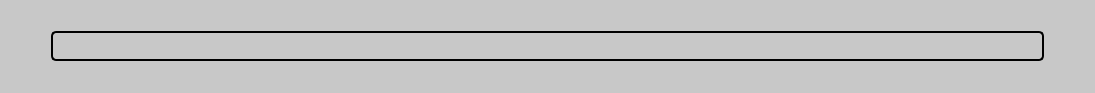
<?xml version="1.0" encoding="UTF-8"?>
<ui version="4.0">
 <class>splitProgressDialog</class>
 <widget class="QWidget" name="splitProgressDialog">
  <property name="geometry">
   <rect>
    <x>0</x>
    <y>0</y>
    <width>1095</width>
    <height>93</height>
   </rect>
  </property>
  <property name="windowTitle">
   <string>splitting</string>
  </property>
  <property name="styleSheet">
   <string notr="true">background-color: rgb(200, 200, 200);</string>
  </property>
  <layout class="QHBoxLayout" name="horizontalLayout_2">
   <item>
    <spacer name="horizontalSpacer">
     <property name="orientation">
      <enum>Qt::Horizontal</enum>
     </property>
     <property name="sizeType">
      <enum>QSizePolicy::Fixed</enum>
     </property>
     <property name="sizeHint" stdset="0">
      <size>
       <width>40</width>
       <height>20</height>
      </size>
     </property>
    </spacer>
   </item>
   <item>
    <widget class="QProgressBar" name="progressBar">
     <property name="maximumSize">
      <size>
       <width>16777215</width>
       <height>30</height>
      </size>
     </property>
     <property name="styleSheet">
      <string notr="true">QProgressBar 
{
	border: 2px solid #000;
	border-radius: 5px;
}

QProgressBar::chunk 
{
	background-color: rgb(60,60,60);
	border: 0px solid grey;
	border-radius: 3px;
}</string>
     </property>
     <property name="value">
      <number>0</number>
     </property>
     <property name="textVisible">
      <bool>false</bool>
     </property>
    </widget>
   </item>
   <item>
    <spacer name="horizontalSpacer_2">
     <property name="orientation">
      <enum>Qt::Horizontal</enum>
     </property>
     <property name="sizeType">
      <enum>QSizePolicy::Fixed</enum>
     </property>
     <property name="sizeHint" stdset="0">
      <size>
       <width>40</width>
       <height>20</height>
      </size>
     </property>
    </spacer>
   </item>
  </layout>
 </widget>
 <resources/>
 <connections/>
</ui>
